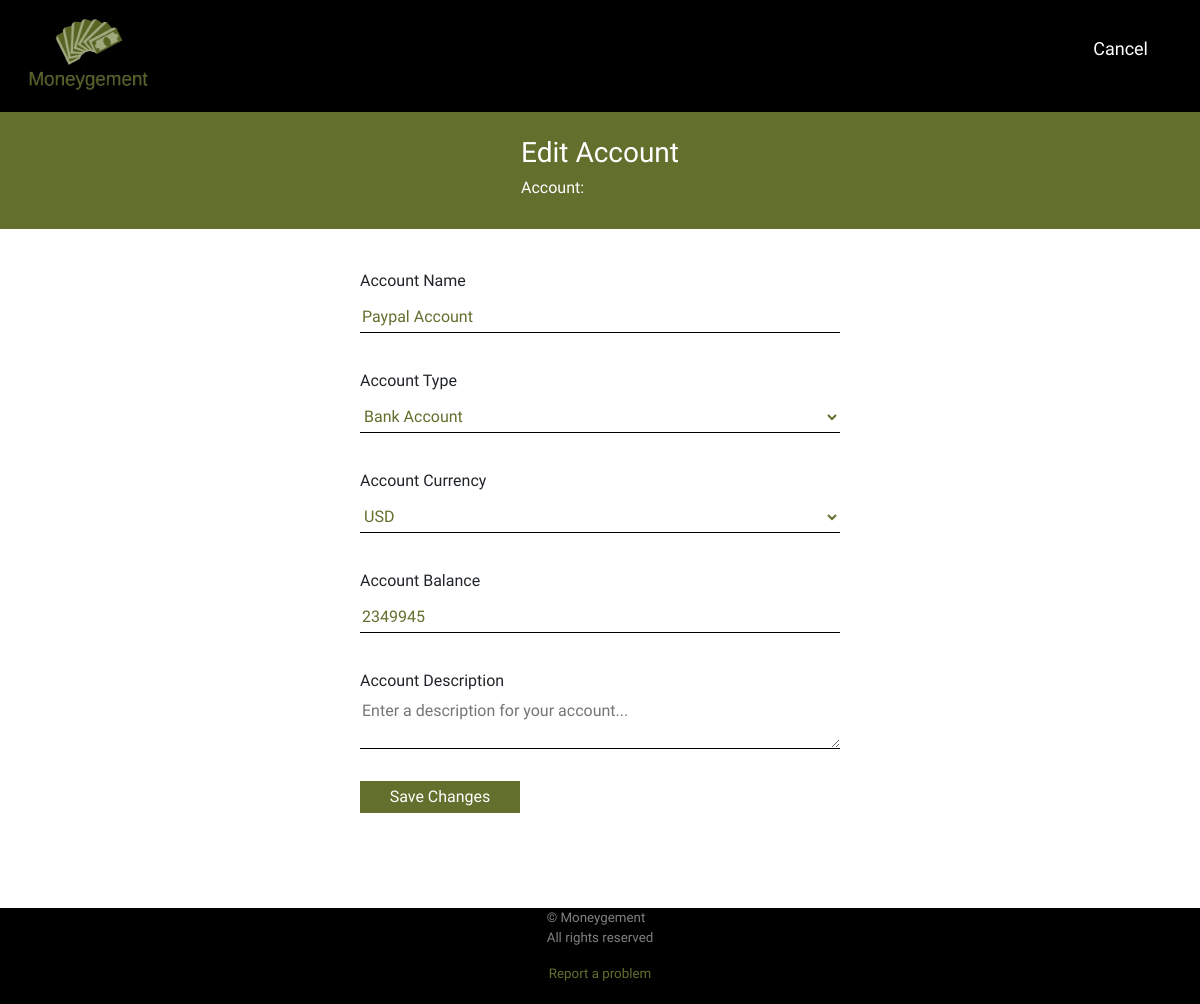
/EditAccount/1 (signed in), run on an earlier commit of the app's database.
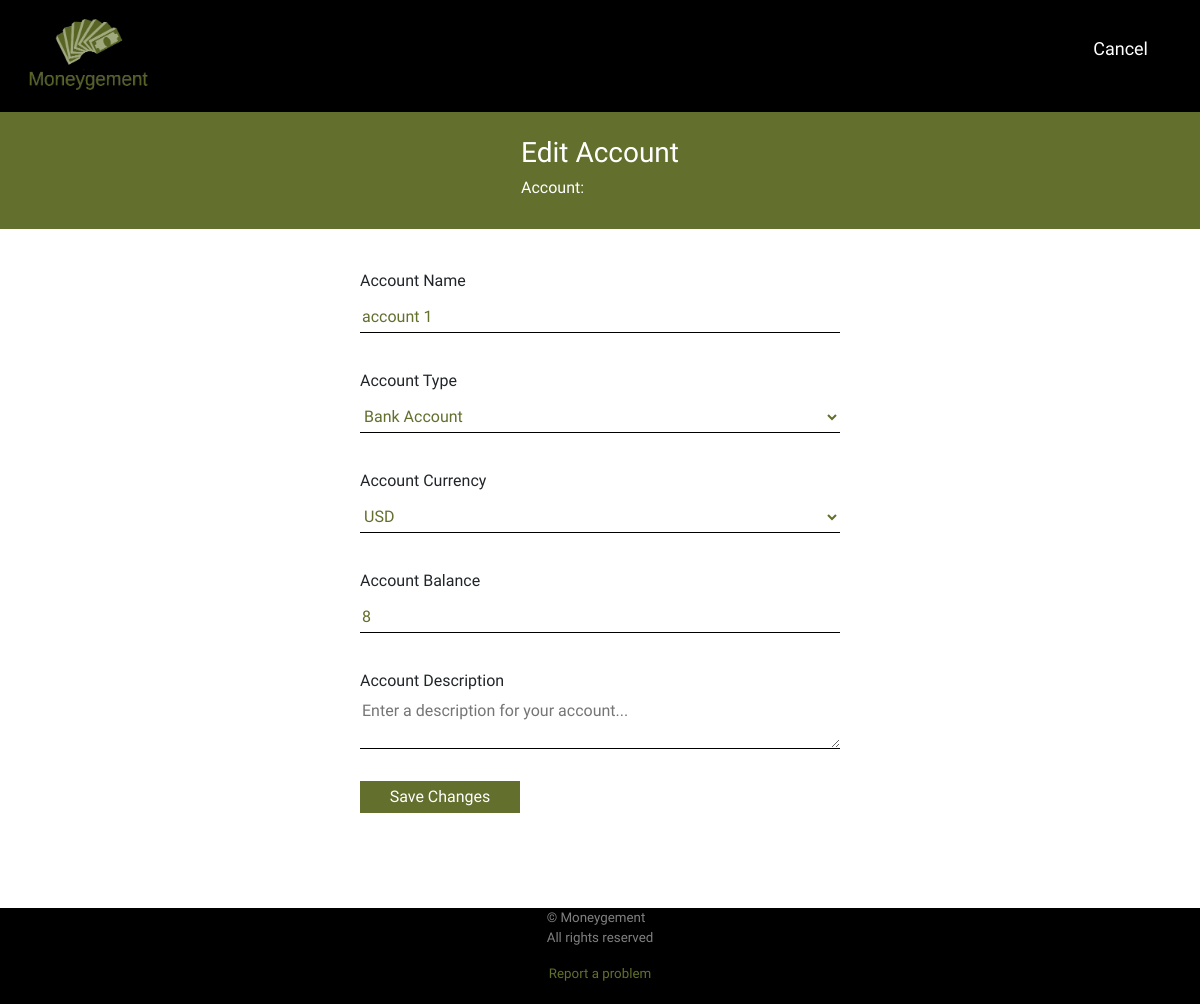
And on a later commit of the database.
### website/models.py (models this page shows)
class Account(db.Model):
    id=db.Column(db.Integer,primary_key=True)
    name=db.Column(db.String(150))
    type=db.Column(db.String(150))
    currency=db.Column(db.String(150))
    balance=db.Column(db.Integer)
    description=db.Column(db.String(150))
    user_id=db.Column(db.Integer, db.ForeignKey('user.id'))

### website/views.py (the view)
@views.route('/EditAccount/<int:id>', methods=['GET','POST'])
@login_required
def EditAccount(id):
    account_to_edit=Account.query.get_or_404(id)
    if request.method == 'POST':
        n=request.form.get('edit_name')
        t=request.form.get('edit_type')
        c=request.form.get('edit_currency')
        b=request.form.get('edit_balance')
        d=request.form.get('edit_description')
        if n=="" or t=="" or c=="" or b=="":
            flash("All fields should be filled", category='error')
            return render_template("edit_account.html", user=current_user, a=account_to_edit)
        else:
            account_to_edit.name=n
            account_to_edit.type=t
            account_to_edit.currency=c
            account_to_edit.balance=b
            account_to_edit.description=d
            db.session.commit()
            return redirect('/YourAccounts')
    else:
        return render_template("edit_account.html", user=current_user, a=account_to_edit)

### website/__init__.py (called while the page is built)
def create_app():
    app=Flask(__name__) #initialize the app
    app.config['SECRET_KEY']='Moneygement' #Encrypt and secure cookies and session data it can be whatever
    app.config['SQLALCHEMY_DATABASE_URI']=f'sqlite:///{DB_NAME}'
    db.init_app(app)
    from .views import views
    from .auth import auth
    app.register_blueprint(views, url_prefix='/')
    app.register_blueprint(auth, url_prefix='/')
    from .models import User, Account, Payment, Message
    create_database(app)
    login_manager = LoginManager()
    login_manager.login_view = 'auth.login'
    login_manager.init_app(app)
    @login_manager.user_loader
    def load_user(id):
        return User.query.get(int(id))
    return app

### website/templates/edit_account.html (shortened to what this page needs)
<!DOCTYPE html>
<html>
<head>
    <link rel="stylesheet" href="../static/cssexternalpages/stylesheet.css">
    <link rel="stylesheet" href="../static/cssexternalpages/stylesheet_mobile.css">
    <link rel="stylesheet" href="https://stackpath.bootstrapcdn.com/bootstrap/4.4.1/css/bootstrap.min.css"
 />
    <link rel="stylesheet" href="https://stackpath.bootstrapcdn.com/font-awesome/4.7.0/css/font-awesome.min.css"
 />
</head>
<body>
    <header>
        <div class="navigation">
            <img src="../static/img/logo.png" alt="Moneygement logo">
            <ul>
                <li><a href="/YourAccounts" id="logout_button">Cancel</a></li>
            </ul>
        </div>
    </header>
    <main>
        <div class='title_container'>
            <div>
                <h3 id='total_balance_username'>Edit Account
                </h3>
                <h6 id='notification_count_title'>Account: {{ account_name }}
                </h6>
            </div>
        </div>
        <form action='' method="POST">
            <div class="edit_fieldset_container">
                <fieldset>
                    <label for='edit_name'>Account Name</label>
                    <input id='edit_name' type="text" name='edit_name' placeholder="Enter a name for your account..."
                        value='{{ a.name }}'>
                </fieldset>
                <fieldset>
                    <label for='edit_type'>Account Type</label>
                    <select id='edit_type' name='edit_type'>
                        <option value='bank'>Bank Account</option>
                    </select>
                </fieldset>
                <fieldset>
                    <label for='edit_currency'>Account Currency</label>
                    <select id='edit_currency' name='edit_currency'>
                        <option value='usd'>USD</option>
                    </select>
                </fieldset>
                <fieldset>
                    <label for='edit_balance'>Account Balance</label>
                    <input id='edit_balance' type="number" name='edit_balance'
                        placeholder="Enter your account's current balance..." value='{{ a.balance }}'>
                </fieldset>
                <fieldset>
                    <label for='edit_description'>Account Description</label>
                    <textarea id='edit_description' name='edit_description'
                        placeholder="Enter a description for your account..." ></textarea>
                </fieldset>
            </div>
            <a href="/EditAccount/{{ a.id }}"><button class="save_button" type="submit">Save Changes</button></a>
        </form>
    </main>
    <footer>
        <div>
            <p>&copy Moneygement</br>All rights reserved</p>
            <a href="#">Report a problem</a>
        </div>
    </footer>
</body>
</html>

### website/static/cssexternalpages/stylesheet.css (style rules this page uses)
@media (min-width: 1001px) { body { margin: 0%; font-family: PT Sans, open-sans !important; display: flex; flex-direction: column; } }
@media (min-width: 1001px) { #logout_button { padding: 0.25rem; border-radius: 2.5%; } }
@media (min-width: 1001px) { .navigation { display: flex; flex-direction: row; background-color: rgb(0, 0, 0); margin: 0%; justify-content: space-between; align-items: center; } }
@media (min-width: 1001px) { .navigation img { height: 7rem; width: 11rem; } }
@media (min-width: 1001px) { .navigation ul { display: flex; flex-direction: row; list-style: none; margin-right: 2rem; flex-wrap: wrap; } }
@media (min-width: 1001px) { .navigation ul a { text-decoration: none; color: white; font-size: large; margin: 0rem 1rem; } }
@media (min-width: 1001px) { main { display: flex !important; flex-direction: column; flex-wrap: nowrap; margin-bottom: -0.25rem; height: 100vh; align-items: center; } }
@media (min-width: 1001px) { .title_container { display: flex; flex-direction: row; background-color: #626f2d; color: white; padding: 1.5rem; justify-self: flex-start; justify-content: space-around; align-items: center; width: 100%; } }
@media (min-width: 1001px) { fieldset { display: flex; flex-direction: column; margin: 1rem 0.5rem; } }
@media (min-width: 1001px) { input { border: none; border-bottom: solid 0.1rem black; border-radius: 0%; height: 2rem; color: #626f2d; caret-color: #626f2d; background-color: transparent; } }
@media (min-width: 1001px) { select { border: none; border-bottom: solid 0.1rem black; border-radius: 0%; height: 2rem; color: #626f2d; caret-color: #626f2d; background-color: transparent; } }
@media (min-width: 1001px) { textarea { border: none; border-bottom: solid 0.1rem black; border-radius: 0%; height: 3rem; min-height: 2.25rem; max-height: 4rem; color: #626f2d; caret-color: #626f2d; background-color: transparent; } }
@media (min-width: 1001px) { textarea::placeholder { font-size: 1rem; line-height: 1rem; } }
@media (min-width: 1001px) { .save_button { display: flex; flex-direction: row; border: 1px #626f2d solid; justify-content: space-around; align-items: center; border: none; width: 10rem; height: 2rem; background-color: #626f2d; color: white; margin-top: 2rem; } }
@media (min-width: 1001px) { footer { position: relative; top: 0rem; } }
@media (min-width: 1001px) { footer div { display: flex; margin: 0%; background-color: black; height: 6rem; color: gray; font-size: smaller; flex-direction: column; align-items: center; vertical-align: middle; } }
@media (min-width: 1001px) { footer div a { color: #626f2d; } }
@media (min-width: 1001px) { .edit_fieldset_container { display: flex; width: 30rem; height: 30rem; margin-top: 2.5rem; flex-direction: column; justify-content: space-between; } }

What changed in the data, as far as the page shows it:
changed Account: edit_name "Paypal Account" → "account 1"; edit_balance "2349945" → "8"
